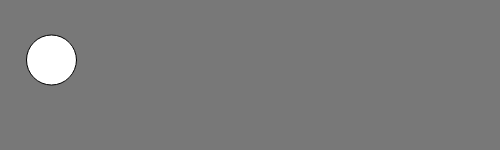
Frame 1 (no input)
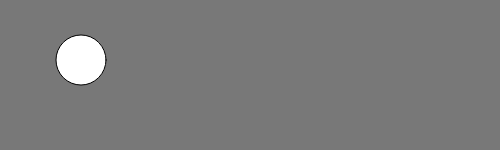
Frame 60 (no input)
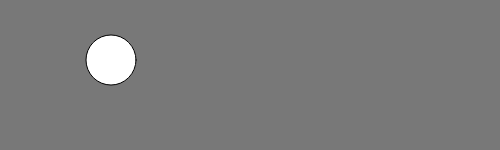
Frame 120 (the mouse pressed at the canvas centre since frame 60)

The p5.js sketch that drew these frames (run headless with seeded random() and noise() and a simulated clock; from frame 60 on, the mouse is pressed at the canvas centre):

// p5.js sketch
// ── sketch.js
let x = 51;
let speed = 0.5;
let d = 50;
function setup() {
	createCanvas(500, 150);
}
function draw() {
	background(120);
	x += speed
	if((x > width-d/2) || (x < d/2)){
		speed = - speed;
	}
	ellipse(x, 60, d, d);
}
